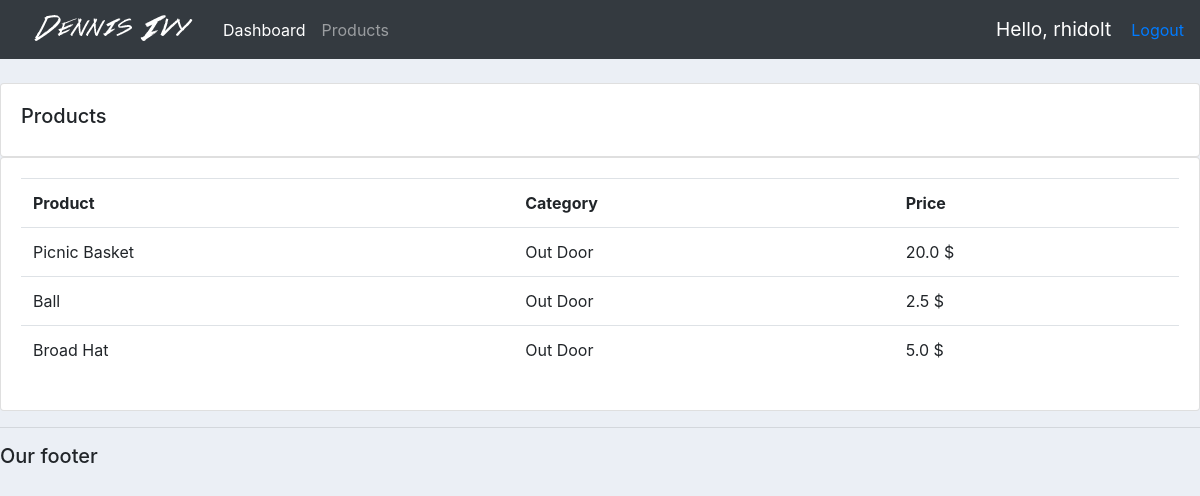
Screenshot of /products/ (signed in) with the database file from the repository.
### accounts/models.py (models this page shows, shortened)
class product(models.Model):
    CATEGORY = (
        ('Indoor', 'Indoor'),
        ('Out Door', 'Out Door'),
    )
    name = models.CharField(max_length=200, null=True)
    price = models.FloatField(null=True)
    category = models.CharField(max_length=200, null=True, choices=CATEGORY)
    description = models.CharField(max_length=200, null=True, blank=True)
    date_created = models.DateTimeField(auto_now_add=True)
    tags = models.ManyToManyField(Tag)

### accounts/views.py (the view)
# urls.py: path("products/", views.products, name="Products"),
def products(request):
    products = product.objects.all()
    return render(request, 'accounts/products.html',
        {'products': products})

### accounts/templates/accounts/products.html
{% extends 'accounts/main.html' %}
{% block content %}
    <br>
		<div class="row">
			<div class="col-md">
				<div class="card card-body">
					<h5>Products</h5>
				</div>
				<div class="card card-body">
					<table class="table">
						<tr>
							<th>Product</th>
							<th>Category</th>
							<th>Price</th>
						</tr>
						{% for i in products %}
						<tr>
							<td> {{i.name}} </td>
							<td> {{i.category}} </td>
							<td> {{i.price}} $ </td>
						</tr>
						{% endfor %}
					</table>
				</div>
			</div>
		</div>
{% endblock content %}

### accounts/templates/accounts/navbar.html (shortened to what this page needs)
{% load static %}
<nav class="navbar navbar-expand-lg navbar-dark bg-dark">
<img src='{% static 'images/logo.png' %}'>
  <div class="collapse navbar-collapse" id="navbarNav">
    <ul class="navbar-nav">
      {% if request.user.is_staff %}
      <li class="nav-item active">
        <a class="nav-link" href="{% url 'Home' %}">Dashboard <span class="sr-only">(current)</span></a>
      </li>
      <li class="nav-item">
        <a class="nav-link" href="{% url 'Products' %}">Products</a>
      </li>
      {% endif %}
    </ul>
  </div>
  <span id='hello-msg'>Hello, {{request.user}} </span>
  <span><a href='{% url 'LogoutUser' %}'>Logout</a></span>
</nav>

### static/css/main.css (style rules this page uses)
body { background-color: #ebeff5; }

### accounts/templates/accounts/navbar.html (style rules this page uses)
#hello-msg { font-size: 1.2em; color: #fff; margin-right: 20px; }

### rows the page displays
product: name "Picnic Basket", category "Out Door", price "20.0"
product: name "Ball", category "Out Door", price "2.5"
product: name "Broad Hat", category "Out Door", price "5.0"

### other values shown
{{ request.user }} "rhidolt"
